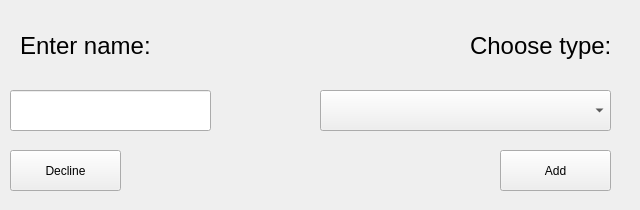
<?xml version="1.0" encoding="UTF-8"?>
<ui version="4.0">
 <class>Form</class>
 <widget class="QWidget" name="Form">
  <property name="geometry">
   <rect>
    <x>0</x>
    <y>0</y>
    <width>640</width>
    <height>210</height>
   </rect>
  </property>
  <property name="windowTitle">
   <string>Form</string>
  </property>
  <widget class="QLineEdit" name="lineEdit">
   <property name="geometry">
    <rect>
     <x>10</x>
     <y>90</y>
     <width>201</width>
     <height>41</height>
    </rect>
   </property>
  </widget>
  <widget class="QLabel" name="nameLb">
   <property name="geometry">
    <rect>
     <x>20</x>
     <y>30</y>
     <width>151</width>
     <height>31</height>
    </rect>
   </property>
   <property name="font">
    <font>
     <pointsize>18</pointsize>
    </font>
   </property>
   <property name="text">
    <string>Enter name:</string>
   </property>
  </widget>
  <widget class="QLabel" name="typeLb">
   <property name="geometry">
    <rect>
     <x>470</x>
     <y>30</y>
     <width>151</width>
     <height>31</height>
    </rect>
   </property>
   <property name="font">
    <font>
     <pointsize>18</pointsize>
    </font>
   </property>
   <property name="text">
    <string>Choose type:</string>
   </property>
  </widget>
  <widget class="QComboBox" name="comboBox">
   <property name="geometry">
    <rect>
     <x>320</x>
     <y>90</y>
     <width>291</width>
     <height>41</height>
    </rect>
   </property>
  </widget>
  <widget class="QPushButton" name="add">
   <property name="geometry">
    <rect>
     <x>500</x>
     <y>150</y>
     <width>111</width>
     <height>41</height>
    </rect>
   </property>
   <property name="text">
    <string>Add</string>
   </property>
  </widget>
  <widget class="QPushButton" name="decline">
   <property name="geometry">
    <rect>
     <x>10</x>
     <y>150</y>
     <width>111</width>
     <height>41</height>
    </rect>
   </property>
   <property name="text">
    <string>Decline</string>
   </property>
  </widget>
 </widget>
 <resources/>
 <connections/>
</ui>
